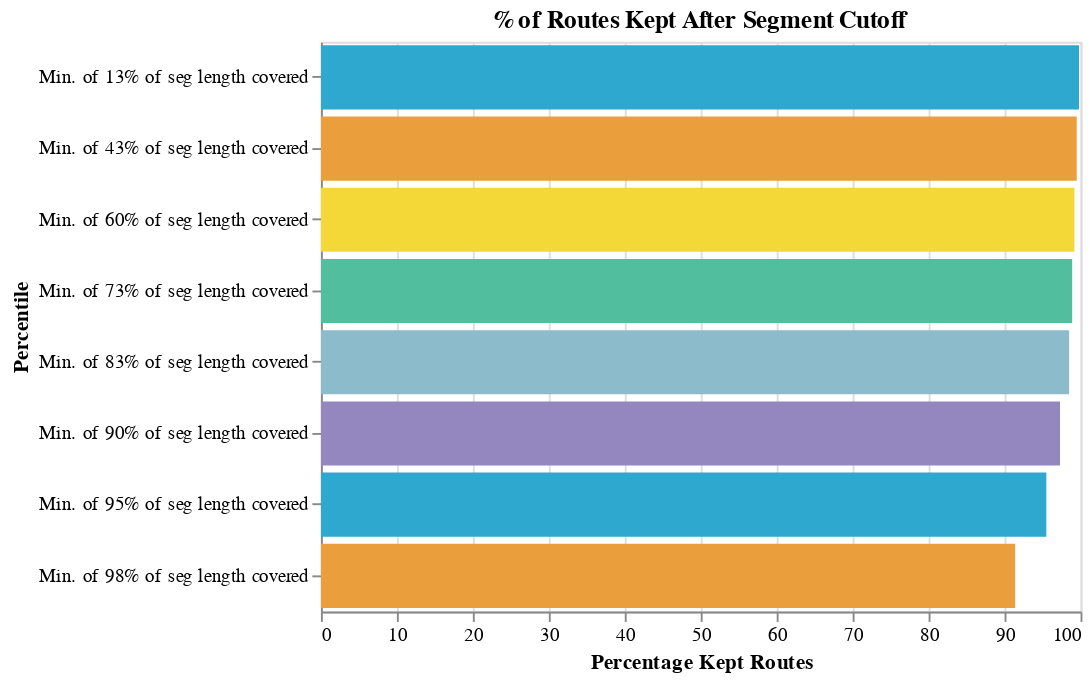

This figure's notebook cell:
### Code cell
bar_chart(test, 'Percentage Kept Routes','Percentile', '% of Routes Kept After Segment Cutoff')

### Figure 1 — Vega-Lite specification as saved in the notebook (floating-point values rounded to 4 significant figures)
{"config": {"view": {"continuousWidth": 400, "continuousHeight": 300}}, "data": {"name": "data-f71b1169b77395c16f3d6aa4dca2467f"}, "mark": "bar", "encoding": {"color": {"field": "Percentile", "legend": null, "scale": {"range": ["#2EA8CE", "#EB9F3C", "#F4D837", "#51BF9D", "#8CBCCB", "#9487C0"]}, "type": "nominal"}, "tooltip": [{"field": "Percentile", "type": "nominal"}, {"field": "N Rows", "type": "quantitative"}, {"field": "Mean Speed Mph", "type": "quantitative"}, {"field": "N Kept Routes", "type": "quantitative"}, {"field": "N Kept Trips", "type": "quantitative"}, {"field": "N Kept Operators", "type": "quantitative"}, {"field": "Percentage Kept Rows", "type": "quantitative"}, {"field": "Percentage Kept Trips", "type": "quantitative"}, {"field": "Percentage Kept Routes", "type": "quantitative"}], "x": {"field": "Percentage Kept Routes", "type": "quantitative"}, "y": {"field": "Percentile", "type": "nominal"}}, "height": 300, "title": "% of Routes Kept After Segment Cutoff", "width": 400, "$schema": "https://vega.github.io/schema/vega-lite/v4.17.0.json", "datasets": {"data-f71b1169b77395c16f3d6aa4dca2467f": [{"Percentile": "Min. of 13% of seg length covered", "N Rows": 2002522, "Mean Speed Mph": 11.9, "N Kept Routes": 4079, "N Kept Trips": 65931, "N Kept Operators": 74, "Percentage Kept Rows": 90.0, "Percentage Kept Trips": 99.6, "Percentage Kept Routes": 99.8}, {"Percentile": "Min. of 43% of seg length covered", "N Rows": 1780020, "Mean Speed Mph": 12.4, "N Kept Routes": 4065, "N Kept Trips": 65696, "N Kept Operators": 74, "Percentage Kept Rows": 80.0, "Percentage Kept Trips": 99.2, "Percentage Kept Routes": 99.5}, {"Percentile": "Min. of 60% of seg length covered", "N Rows": 1557517, "Mean Speed Mph": 12.2, "N Kept Routes": 4055, "N Kept Trips": 65420, "N Kept Operators": 74, "Percentage Kept Rows": 70.0, "Percentage Kept Trips": 98.8, "Percentage Kept Routes": 99.2}, {"Percentile": "Min. of 73% of seg length covered", "N Rows": 1335015, "Mean Speed Mph": 11.9, "N Kept Routes": 4041, "N Kept Trips": 65010, "N Kept Operators": 74, "Percentage Kept Rows": 60.0, "Percentage Kept Trips": 98.2, "Percentage Kept Routes": 98.9}, {"Percentile": "Min. of 83% of seg length covered", "N Rows": 1112513, "Mean Speed Mph": 11.6, "N Kept Routes": 4026, "N Kept Trips": 64250, "N Kept Operators": 74, "Percentage Kept Rows": 50.0, "Percentage Kept Trips": 97.0, "Percentage Kept Routes": 98.5}, {"Percentile": "Min. of 90% of seg length covered", "N Rows": 890010, "Mean Speed Mph": 11.2, "N Kept Routes": 3977, "N Kept Trips": 62802, "N Kept Operators": 74, "Percentage Kept Rows": 40.0, "Percentage Kept Trips": 94.8, "Percentage Kept Routes": 97.3}, {"Percentile": "Min. of 95% of seg length covered", "N Rows": 667508, "Mean Speed Mph": 10.8, "N Kept Routes": 3902, "N Kept Trips": 60798, "N Kept Operators": 74, "Percentage Kept Rows": 30.0, "Percentage Kept Trips": 91.8, "Percentage Kept Routes": 95.5}, {"Percentile": "Min. of 98% of seg length covered", "N Rows": 445005, "Mean Speed Mph": 10.1, "N Kept Routes": 3735, "N Kept Trips": 57281, "N Kept Operators": 74, "Percentage Kept Rows": 20.0, "Percentage Kept Trips": 86.5, "Percentage Kept Routes": 91.4}]}}
